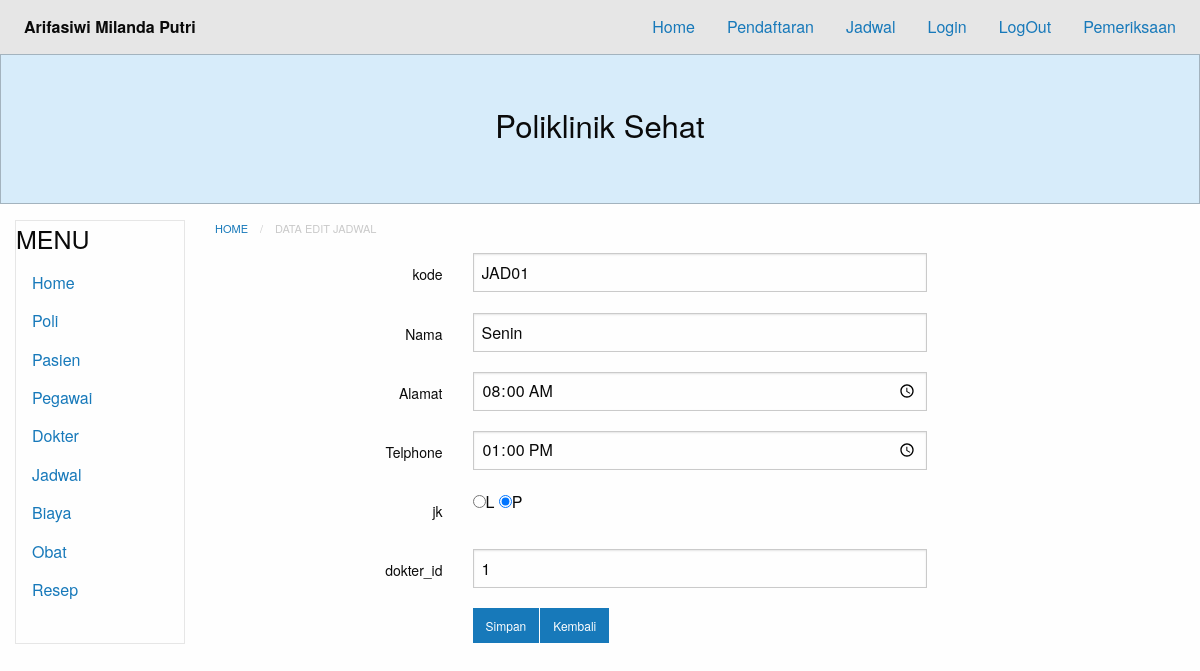
Screenshot of /?module=jadwal-show&id=1 with the database file from the repository.
### tables this page shows
CREATE TABLE `jadwal` (
  `id` int(11) NOT NULL,
  `kode` varchar(255) NOT NULL,
  `hari` varchar(255) NOT NULL,
  `jam_mulai` time NOT NULL,
  `jam_selesai` time NOT NULL,
  `jk` varchar(255) NOT NULL,
  `dokter_id` int(11) NOT NULL
);

### database.php (called while the page is built, shortened)
<?php
class Database {
	private $db_host = "localhost";
	private $db_user = "root";
	private $db_pass = "";
	private $db_name = "07_arifasiwimp_poliklinik";
	var $con = false;
    var $myconn = "";
	var $result = array();
    function __construct() {
        if(!$this->con){
            $this->myconn = new mysqli($this->db_host, $this->db_user, $this->db_pass, $this->db_name);
            if($this->myconn->connect_errno > 0){
                array_push($this->result, $this->myconn->connect_error);
                return false;
            }else{
                $this->myconn->set_charset('utf8');
                $this->con = true;
                return true;
            }
        } else {
            return true;
        }
    }
	public function select($table, $rows = '*', $join = null,$join2 = null,$join3 = null,$join4 = null, $join5 = null, $join6 = null, $where = null, $order = null, $limit = null){
		$q = 'SELECT '.$rows.' FROM '.$table;
        if($where != null){
        	$q .= ' WHERE '.$where;
		}
        if($this->tableExists($table)){
        	$query = $this->myconn->query($q);
			if($query){
				$this->numResults = $query->num_rows;
				for($i = 0; $i < $this->numResults; $i++){
					$r = $query->fetch_array();
                	$key = array_keys($r);
                	for($x = 0; $x < count($key); $x++){
                    	if(!is_int($key[$x])){
                    		if($query->num_rows >= 1){
                    			$this->result[$i][$key[$x]] = $r[$key[$x]];
							}else{
								$this->result[$i][$key[$x]] = null;
							}
						}
					}
				}
				return true;
			}else{
				array_push($this->result, $this->myconn->error);
				return false;
			}
      	}else{
      		return false;
    	}
    }
	private function TableExists($table) {
    	$res = $this->myconn->query('SHOW TABLES LIKE "'.$table.'"');
    	if(isset($res->num_rows)) {
        	return $res->num_rows > 0 ? true : false;
    	} else {
    		array_push($this->result, $table." does not exist in this database");
    		return false;
    	}
	}
    public function getOne(){
        $val = $this->result;
        return $val;
    }
}

### content.php (called while the page is built, shortened)
<?php
$module = empty($_GET['module']) ? 'home' : $_GET['module'];
switch($module) {
    case 'jadwal-show':
        include 'modules/jadwal/jadwal-edit.php';
    break;
}
?>

### modules/jadwal/jadwal-edit.php (the view, shortened to what this page needs)
<?php require_once("database.php");
$id=$_GET['id'];
$db = new Database();
$db->select('jadwal','*','','','','','','', "id=$id");
$res= $db->getOne();
if(count($res) == 0){
  echo "<b>Tidak ada data yang tersedia</b>";
}else{
  foreach ($res as &$r){?>
<nav aria-label="You are here:" role="navigation">
<ul class="breadcrumbs">
  <li>
    <a href="?module=jadwal-edit?">Home</a></li>
  <li class="disabled">Data Edit jadwal</li>
</ul>
</nav>
<form action="" method="post">
  <div class="grid-x grid-padding-x">
    <div class="small-3 cell">
      <label for="kode" class="text-right middle">kode</label>
    </div>
    <div class="small-6 cell">
      <input type="text" name="kode" placeholder="kode" value="<?php echo $r['kode']; ?>" required>
    </div>
  </div>
  <div class="grid-x grid-padding-x">
    <div class="small-3 cell">
      <label for="hari" class="text-right middle">Nama</label>
    </div>
    <div class="small-6 cell">
      <input type="text" name="hari" placeholder="Nama" value="<?php echo $r['hari']; ?>" required>
    </div>
  </div>
  <div class="grid-x grid-padding-x">
    <div class="small-3 cell">
      <label for="jam_mulai" class="text-right middle">Alamat</label>
    </div>
    <div class="small-6 cell">
      <input type="time" name="jam_mulai" placeholder="Alamat" value="<?php echo $r['jam_mulai']; ?>" required>
    </div>
  </div>
  <div class="grid-x grid-padding-x">
    <div class="small-3 cell">
      <label for="jam_selesai" class="text-right middle">Telphone</label>
    </div>
    <div class="small-6 cell">
      <input type="time" name="jam_selesai" placeholder="Telphone" value="<?php echo $r['jam_selesai']; ?>" required>
    </div>
  </div>
  <div class="grid-x grid-padding-x">
    <div class="small-3 cell">
      <label for="jk" class="text-right middle">jk</label>
    </div>
    <div class="small-6 cell">
    <input type="radio" name="jk" <?php echo $r['jk'] == "L" ? "checked": "" ;?> value="L" />L
    <input type="radio" name="jk" <?php echo $r['jk'] == "P" ? "checked": "" ;?> value="P"/>P
    </div>
  </div>
  <div class="grid-x grid-padding-x">
    <div class="small-3 cell">
      <label for="dokter_id" class="text-right middle">dokter_id</label>
    </div>
    <div class="small-6 cell">
      <input type="text" name="dokter_id" placeholder="dokter_id" value="<?php echo $r['dokter_id']; ?>" required>
    </div>
  </div>
  <div class="grid-x grid-padding-x">
    <div class="small-3 cell">
      <label for="nama" class="text-right middle"></label>
    </div>
    <div class="small-6 cell">
		<div class="small button-group">
  <button class="button" type="submit" name="submit">Simpan</button>
  <a class="button" href='javascript:self.history.back();'>Kembali</a>
</div>
    </div>
  </div>
</form>
<?php
              }
          }
          ?>

### rows the page displays
jadwal: kode "JAD01", hari "Senin", jam_mulai "08:00:00", jam_selesai "13:00:00", jk "☑", dokter_id "1"
